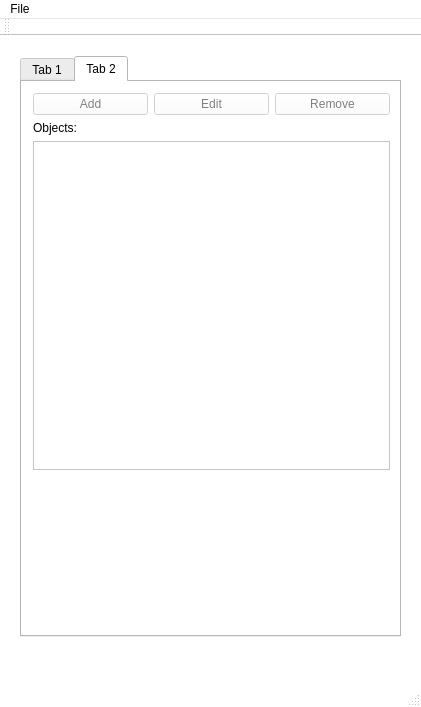
<?xml version="1.0" encoding="UTF-8"?>
<ui version="4.0">
 <class>MainWindow</class>
 <widget class="QMainWindow" name="MainWindow">
  <property name="geometry">
   <rect>
    <x>0</x>
    <y>0</y>
    <width>421</width>
    <height>707</height>
   </rect>
  </property>
  <property name="palette">
   <palette>
    <active>
     <colorrole role="WindowText">
      <brush brushstyle="SolidPattern">
       <color alpha="255">
        <red>0</red>
        <green>0</green>
        <blue>0</blue>
       </color>
      </brush>
     </colorrole>
     <colorrole role="Button">
      <brush brushstyle="SolidPattern">
       <color alpha="255">
        <red>255</red>
        <green>255</green>
        <blue>255</blue>
       </color>
      </brush>
     </colorrole>
     <colorrole role="Light">
      <brush brushstyle="SolidPattern">
       <color alpha="255">
        <red>255</red>
        <green>255</green>
        <blue>255</blue>
       </color>
      </brush>
     </colorrole>
     <colorrole role="Midlight">
      <brush brushstyle="SolidPattern">
       <color alpha="255">
        <red>255</red>
        <green>255</green>
        <blue>255</blue>
       </color>
      </brush>
     </colorrole>
     <colorrole role="Dark">
      <brush brushstyle="SolidPattern">
       <color alpha="255">
        <red>127</red>
        <green>127</green>
        <blue>127</blue>
       </color>
      </brush>
     </colorrole>
     <colorrole role="Mid">
      <brush brushstyle="SolidPattern">
       <color alpha="255">
        <red>170</red>
        <green>170</green>
        <blue>170</blue>
       </color>
      </brush>
     </colorrole>
     <colorrole role="Text">
      <brush brushstyle="SolidPattern">
       <color alpha="255">
        <red>0</red>
        <green>0</green>
        <blue>0</blue>
       </color>
      </brush>
     </colorrole>
     <colorrole role="BrightText">
      <brush brushstyle="SolidPattern">
       <color alpha="255">
        <red>255</red>
        <green>255</green>
        <blue>255</blue>
       </color>
      </brush>
     </colorrole>
     <colorrole role="ButtonText">
      <brush brushstyle="SolidPattern">
       <color alpha="255">
        <red>0</red>
        <green>0</green>
        <blue>0</blue>
       </color>
      </brush>
     </colorrole>
     <colorrole role="Base">
      <brush brushstyle="SolidPattern">
       <color alpha="255">
        <red>255</red>
        <green>255</green>
        <blue>255</blue>
       </color>
      </brush>
     </colorrole>
     <colorrole role="Window">
      <brush brushstyle="SolidPattern">
       <color alpha="255">
        <red>255</red>
        <green>255</green>
        <blue>255</blue>
       </color>
      </brush>
     </colorrole>
     <colorrole role="Shadow">
      <brush brushstyle="SolidPattern">
       <color alpha="255">
        <red>0</red>
        <green>0</green>
        <blue>0</blue>
       </color>
      </brush>
     </colorrole>
     <colorrole role="AlternateBase">
      <brush brushstyle="SolidPattern">
       <color alpha="255">
        <red>255</red>
        <green>255</green>
        <blue>255</blue>
       </color>
      </brush>
     </colorrole>
     <colorrole role="ToolTipBase">
      <brush brushstyle="SolidPattern">
       <color alpha="255">
        <red>255</red>
        <green>255</green>
        <blue>220</blue>
       </color>
      </brush>
     </colorrole>
     <colorrole role="ToolTipText">
      <brush brushstyle="SolidPattern">
       <color alpha="255">
        <red>0</red>
        <green>0</green>
        <blue>0</blue>
       </color>
      </brush>
     </colorrole>
    </active>
    <inactive>
     <colorrole role="WindowText">
      <brush brushstyle="SolidPattern">
       <color alpha="255">
        <red>0</red>
        <green>0</green>
        <blue>0</blue>
       </color>
      </brush>
     </colorrole>
     <colorrole role="Button">
      <brush brushstyle="SolidPattern">
       <color alpha="255">
        <red>255</red>
        <green>255</green>
        <blue>255</blue>
       </color>
      </brush>
     </colorrole>
     <colorrole role="Light">
      <brush brushstyle="SolidPattern">
       <color alpha="255">
        <red>255</red>
        <green>255</green>
        <blue>255</blue>
       </color>
      </brush>
     </colorrole>
     <colorrole role="Midlight">
      <brush brushstyle="SolidPattern">
       <color alpha="255">
        <red>255</red>
        <green>255</green>
        <blue>255</blue>
       </color>
      </brush>
     </colorrole>
     <colorrole role="Dark">
      <brush brushstyle="SolidPattern">
       <color alpha="255">
        <red>127</red>
        <green>127</green>
        <blue>127</blue>
       </color>
      </brush>
     </colorrole>
     <colorrole role="Mid">
      <brush brushstyle="SolidPattern">
       <color alpha="255">
        <red>170</red>
        <green>170</green>
        <blue>170</blue>
       </color>
      </brush>
     </colorrole>
     <colorrole role="Text">
      <brush brushstyle="SolidPattern">
       <color alpha="255">
        <red>0</red>
        <green>0</green>
        <blue>0</blue>
       </color>
      </brush>
     </colorrole>
     <colorrole role="BrightText">
      <brush brushstyle="SolidPattern">
       <color alpha="255">
        <red>255</red>
        <green>255</green>
        <blue>255</blue>
       </color>
      </brush>
     </colorrole>
     <colorrole role="ButtonText">
      <brush brushstyle="SolidPattern">
       <color alpha="255">
        <red>0</red>
        <green>0</green>
        <blue>0</blue>
       </color>
      </brush>
     </colorrole>
     <colorrole role="Base">
      <brush brushstyle="SolidPattern">
       <color alpha="255">
        <red>255</red>
        <green>255</green>
        <blue>255</blue>
       </color>
      </brush>
     </colorrole>
     <colorrole role="Window">
      <brush brushstyle="SolidPattern">
       <color alpha="255">
        <red>255</red>
        <green>255</green>
        <blue>255</blue>
       </color>
      </brush>
     </colorrole>
     <colorrole role="Shadow">
      <brush brushstyle="SolidPattern">
       <color alpha="255">
        <red>0</red>
        <green>0</green>
        <blue>0</blue>
       </color>
      </brush>
     </colorrole>
     <colorrole role="AlternateBase">
      <brush brushstyle="SolidPattern">
       <color alpha="255">
        <red>255</red>
        <green>255</green>
        <blue>255</blue>
       </color>
      </brush>
     </colorrole>
     <colorrole role="ToolTipBase">
      <brush brushstyle="SolidPattern">
       <color alpha="255">
        <red>255</red>
        <green>255</green>
        <blue>220</blue>
       </color>
      </brush>
     </colorrole>
     <colorrole role="ToolTipText">
      <brush brushstyle="SolidPattern">
       <color alpha="255">
        <red>0</red>
        <green>0</green>
        <blue>0</blue>
       </color>
      </brush>
     </colorrole>
    </inactive>
    <disabled>
     <colorrole role="WindowText">
      <brush brushstyle="SolidPattern">
       <color alpha="255">
        <red>127</red>
        <green>127</green>
        <blue>127</blue>
       </color>
      </brush>
     </colorrole>
     <colorrole role="Button">
      <brush brushstyle="SolidPattern">
       <color alpha="255">
        <red>255</red>
        <green>255</green>
        <blue>255</blue>
       </color>
      </brush>
     </colorrole>
     <colorrole role="Light">
      <brush brushstyle="SolidPattern">
       <color alpha="255">
        <red>255</red>
        <green>255</green>
        <blue>255</blue>
       </color>
      </brush>
     </colorrole>
     <colorrole role="Midlight">
      <brush brushstyle="SolidPattern">
       <color alpha="255">
        <red>255</red>
        <green>255</green>
        <blue>255</blue>
       </color>
      </brush>
     </colorrole>
     <colorrole role="Dark">
      <brush brushstyle="SolidPattern">
       <color alpha="255">
        <red>127</red>
        <green>127</green>
        <blue>127</blue>
       </color>
      </brush>
     </colorrole>
     <colorrole role="Mid">
      <brush brushstyle="SolidPattern">
       <color alpha="255">
        <red>170</red>
        <green>170</green>
        <blue>170</blue>
       </color>
      </brush>
     </colorrole>
     <colorrole role="Text">
      <brush brushstyle="SolidPattern">
       <color alpha="255">
        <red>127</red>
        <green>127</green>
        <blue>127</blue>
       </color>
      </brush>
     </colorrole>
     <colorrole role="BrightText">
      <brush brushstyle="SolidPattern">
       <color alpha="255">
        <red>255</red>
        <green>255</green>
        <blue>255</blue>
       </color>
      </brush>
     </colorrole>
     <colorrole role="ButtonText">
      <brush brushstyle="SolidPattern">
       <color alpha="255">
        <red>127</red>
        <green>127</green>
        <blue>127</blue>
       </color>
      </brush>
     </colorrole>
     <colorrole role="Base">
      <brush brushstyle="SolidPattern">
       <color alpha="255">
        <red>255</red>
        <green>255</green>
        <blue>255</blue>
       </color>
      </brush>
     </colorrole>
     <colorrole role="Window">
      <brush brushstyle="SolidPattern">
       <color alpha="255">
        <red>255</red>
        <green>255</green>
        <blue>255</blue>
       </color>
      </brush>
     </colorrole>
     <colorrole role="Shadow">
      <brush brushstyle="SolidPattern">
       <color alpha="255">
        <red>0</red>
        <green>0</green>
        <blue>0</blue>
       </color>
      </brush>
     </colorrole>
     <colorrole role="AlternateBase">
      <brush brushstyle="SolidPattern">
       <color alpha="255">
        <red>255</red>
        <green>255</green>
        <blue>255</blue>
       </color>
      </brush>
     </colorrole>
     <colorrole role="ToolTipBase">
      <brush brushstyle="SolidPattern">
       <color alpha="255">
        <red>255</red>
        <green>255</green>
        <blue>220</blue>
       </color>
      </brush>
     </colorrole>
     <colorrole role="ToolTipText">
      <brush brushstyle="SolidPattern">
       <color alpha="255">
        <red>0</red>
        <green>0</green>
        <blue>0</blue>
       </color>
      </brush>
     </colorrole>
    </disabled>
   </palette>
  </property>
  <property name="windowTitle">
   <string>Lab7</string>
  </property>
  <widget class="QWidget" name="centralWidget">
   <widget class="QTabWidget" name="tabWidget">
    <property name="geometry">
     <rect>
      <x>20</x>
      <y>20</y>
      <width>381</width>
      <height>581</height>
     </rect>
    </property>
    <property name="currentIndex">
     <number>1</number>
    </property>
    <widget class="QWidget" name="Dino">
     <attribute name="title">
      <string>Tab 1</string>
     </attribute>
     <widget class="QWidget" name="verticalLayoutWidget_3">
      <property name="geometry">
       <rect>
        <x>0</x>
        <y>0</y>
        <width>379</width>
        <height>539</height>
       </rect>
      </property>
      <layout class="QVBoxLayout" name="verticalLayout_d">
       <item>
        <layout class="QHBoxLayout" name="horizontalLayout">
         <item>
          <widget class="QPushButton" name="add">
           <property name="enabled">
            <bool>false</bool>
           </property>
           <property name="text">
            <string>Add</string>
           </property>
          </widget>
         </item>
         <item>
          <widget class="QPushButton" name="edit">
           <property name="enabled">
            <bool>false</bool>
           </property>
           <property name="text">
            <string>Edit</string>
           </property>
          </widget>
         </item>
         <item>
          <widget class="QPushButton" name="remove">
           <property name="enabled">
            <bool>false</bool>
           </property>
           <property name="text">
            <string>Remove</string>
           </property>
          </widget>
         </item>
        </layout>
       </item>
       <item>
        <widget class="QLabel" name="objects">
         <property name="text">
          <string>Objects:</string>
         </property>
        </widget>
       </item>
       <item>
        <widget class="QListWidget" name="listWidget"/>
       </item>
       <item>
        <layout class="QVBoxLayout" name="verticalLayout_2" stretch="0,0">
         <item>
          <widget class="QLabel" name="lselected">
           <property name="enabled">
            <bool>true</bool>
           </property>
           <property name="text">
            <string/>
           </property>
          </widget>
         </item>
         <item>
          <layout class="QHBoxLayout" name="horizontalLayout_3" stretch="3,9">
           <property name="sizeConstraint">
            <enum>QLayout::SetFixedSize</enum>
           </property>
           <item>
            <layout class="QVBoxLayout" name="verticalLayout">
             <property name="sizeConstraint">
              <enum>QLayout::SetFixedSize</enum>
             </property>
             <item>
              <widget class="QLabel" name="ldlname">
               <property name="enabled">
                <bool>true</bool>
               </property>
               <property name="text">
                <string/>
               </property>
              </widget>
             </item>
             <item>
              <widget class="QLabel" name="ldlper">
               <property name="enabled">
                <bool>true</bool>
               </property>
               <property name="text">
                <string/>
               </property>
              </widget>
             </item>
             <item>
              <widget class="QLabel" name="ldlfam">
               <property name="enabled">
                <bool>true</bool>
               </property>
               <property name="text">
                <string/>
               </property>
              </widget>
             </item>
             <item>
              <widget class="QLabel" name="ldldisc">
               <property name="enabled">
                <bool>true</bool>
               </property>
               <property name="text">
                <string/>
               </property>
              </widget>
             </item>
             <item>
              <widget class="QLabel" name="ldlmass">
               <property name="enabled">
                <bool>true</bool>
               </property>
               <property name="text">
                <string/>
               </property>
              </widget>
             </item>
            </layout>
           </item>
           <item>
            <layout class="QVBoxLayout" name="verticalLayout_3">
             <property name="sizeConstraint">
              <enum>QLayout::SetFixedSize</enum>
             </property>
             <item>
              <widget class="QLabel" name="ldname">
               <property name="font">
                <font>
                 <weight>75</weight>
                 <bold>true</bold>
                </font>
               </property>
               <property name="text">
                <string/>
               </property>
              </widget>
             </item>
             <item>
              <widget class="QLabel" name="ldper">
               <property name="font">
                <font>
                 <weight>75</weight>
                 <bold>true</bold>
                </font>
               </property>
               <property name="text">
                <string/>
               </property>
              </widget>
             </item>
             <item>
              <widget class="QLabel" name="ldfam">
               <property name="font">
                <font>
                 <weight>75</weight>
                 <bold>true</bold>
                </font>
               </property>
               <property name="text">
                <string/>
               </property>
              </widget>
             </item>
             <item>
              <widget class="QLabel" name="lddisc">
               <property name="font">
                <font>
                 <weight>75</weight>
                 <bold>true</bold>
                </font>
               </property>
               <property name="text">
                <string/>
               </property>
              </widget>
             </item>
             <item>
              <widget class="QLabel" name="ldmass">
               <property name="font">
                <font>
                 <weight>75</weight>
                 <bold>true</bold>
                </font>
               </property>
               <property name="text">
                <string/>
               </property>
              </widget>
             </item>
            </layout>
           </item>
          </layout>
         </item>
        </layout>
       </item>
      </layout>
     </widget>
    </widget>
    <widget class="QWidget" name="Period">
     <attribute name="title">
      <string>Tab 2</string>
     </attribute>
     <widget class="QWidget" name="verticalLayoutWidget_4">
      <property name="geometry">
       <rect>
        <x>0</x>
        <y>0</y>
        <width>379</width>
        <height>539</height>
       </rect>
      </property>
      <layout class="QVBoxLayout" name="verticalLayout_p" stretch="0,0,22,9">
       <item>
        <layout class="QHBoxLayout" name="horizontalLayout_2">
         <item>
          <widget class="QPushButton" name="add2">
           <property name="enabled">
            <bool>false</bool>
           </property>
           <property name="text">
            <string>Add</string>
           </property>
          </widget>
         </item>
         <item>
          <widget class="QPushButton" name="edit2">
           <property name="enabled">
            <bool>false</bool>
           </property>
           <property name="text">
            <string>Edit</string>
           </property>
          </widget>
         </item>
         <item>
          <widget class="QPushButton" name="remove2">
           <property name="enabled">
            <bool>false</bool>
           </property>
           <property name="text">
            <string>Remove</string>
           </property>
          </widget>
         </item>
        </layout>
       </item>
       <item>
        <widget class="QLabel" name="objects2">
         <property name="text">
          <string>Objects:</string>
         </property>
        </widget>
       </item>
       <item>
        <widget class="QListWidget" name="listWidget2"/>
       </item>
       <item>
        <layout class="QVBoxLayout" name="verticalLayout_5" stretch="0,0">
         <item>
          <widget class="QLabel" name="lselected_2">
           <property name="enabled">
            <bool>true</bool>
           </property>
           <property name="text">
            <string/>
           </property>
          </widget>
         </item>
         <item>
          <layout class="QHBoxLayout" name="horizontalLayout_4" stretch="3,9">
           <property name="sizeConstraint">
            <enum>QLayout::SetFixedSize</enum>
           </property>
           <item>
            <layout class="QVBoxLayout" name="verticalLayout_4">
             <property name="sizeConstraint">
              <enum>QLayout::SetFixedSize</enum>
             </property>
             <item>
              <widget class="QLabel" name="lplname">
               <property name="enabled">
                <bool>true</bool>
               </property>
               <property name="text">
                <string/>
               </property>
              </widget>
             </item>
             <item>
              <widget class="QLabel" name="lpltime">
               <property name="enabled">
                <bool>true</bool>
               </property>
               <property name="text">
                <string/>
               </property>
              </widget>
             </item>
             <item>
              <spacer name="verticalSpacer">
               <property name="orientation">
                <enum>Qt::Vertical</enum>
               </property>
               <property name="sizeHint" stdset="0">
                <size>
                 <width>20</width>
                 <height>58</height>
                </size>
               </property>
              </spacer>
             </item>
            </layout>
           </item>
           <item>
            <layout class="QVBoxLayout" name="verticalLayout_7">
             <property name="sizeConstraint">
              <enum>QLayout::SetFixedSize</enum>
             </property>
             <item>
              <widget class="QLabel" name="lpname">
               <property name="font">
                <font>
                 <family>Ubuntu</family>
                 <weight>75</weight>
                 <bold>true</bold>
                </font>
               </property>
               <property name="text">
                <string/>
               </property>
              </widget>
             </item>
             <item>
              <widget class="QLabel" name="lptime">
               <property name="font">
                <font>
                 <family>Ubuntu</family>
                 <weight>75</weight>
                 <bold>true</bold>
                </font>
               </property>
               <property name="text">
                <string/>
               </property>
              </widget>
             </item>
             <item>
              <spacer name="verticalSpacer_2">
               <property name="orientation">
                <enum>Qt::Vertical</enum>
               </property>
               <property name="sizeHint" stdset="0">
                <size>
                 <width>20</width>
                 <height>58</height>
                </size>
               </property>
              </spacer>
             </item>
            </layout>
           </item>
          </layout>
         </item>
        </layout>
       </item>
      </layout>
     </widget>
    </widget>
   </widget>
  </widget>
  <widget class="QMenuBar" name="menuBar">
   <property name="geometry">
    <rect>
     <x>0</x>
     <y>0</y>
     <width>421</width>
     <height>22</height>
    </rect>
   </property>
   <widget class="QMenu" name="menuFile">
    <property name="title">
     <string>File</string>
    </property>
    <addaction name="actionOption1"/>
    <addaction name="actionOption2"/>
    <addaction name="separator"/>
    <addaction name="actionExit"/>
   </widget>
   <addaction name="menuFile"/>
  </widget>
  <widget class="QToolBar" name="mainToolBar">
   <attribute name="toolBarArea">
    <enum>TopToolBarArea</enum>
   </attribute>
   <attribute name="toolBarBreak">
    <bool>false</bool>
   </attribute>
  </widget>
  <widget class="QStatusBar" name="statusBar"/>
  <action name="actionOption1">
   <property name="text">
    <string>New storage...</string>
   </property>
   <property name="shortcut">
    <string>Ctrl+N</string>
   </property>
  </action>
  <action name="actionOption2">
   <property name="text">
    <string>Open storage...</string>
   </property>
   <property name="shortcut">
    <string>Ctrl+O</string>
   </property>
  </action>
  <action name="actionExit">
   <property name="text">
    <string>Exit</string>
   </property>
   <property name="shortcut">
    <string>Ctrl+Q</string>
   </property>
  </action>
 </widget>
 <layoutdefault spacing="6" margin="11"/>
 <resources/>
 <connections/>
</ui>
